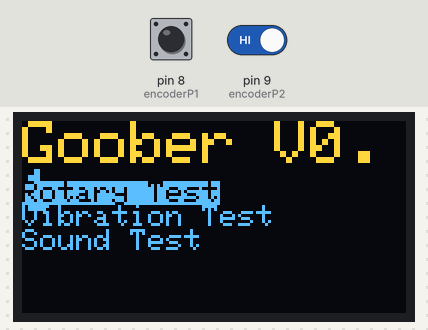
Recording of a sketch running on a simulated Arduino Nano, built with avr-gcc and run on an emulated ATmega328P. Shown: 128×64 one-colour display. Inputs (shaded band) come from the test bench; at power-on: pin 8 (encoderP1) HIGH, pin 9 (encoderP2) HIGH. The OLED is the two-colour kind (top 16 rows yellow); the display library's start-up logo is not drawn; what the sketch prints to the serial monitor is not drawn.

Above: at 2.1 s.
At 3.2 s:
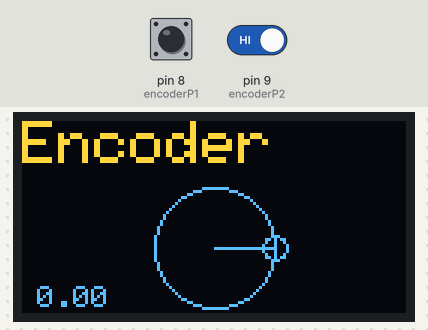
3.3 s: pin 8 (encoderP1) pulsed LOW 5 times (0.12 s each, 0.3 s apart)
At 5.2 s:
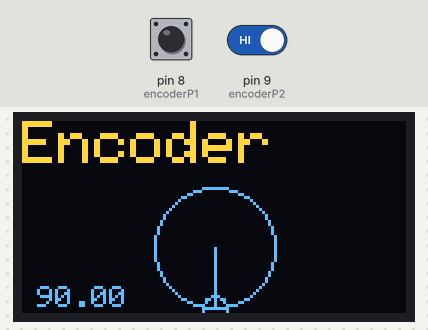
Timing chart, 0 to 6.7 s (numbered marks = the images above; inputs shaded):
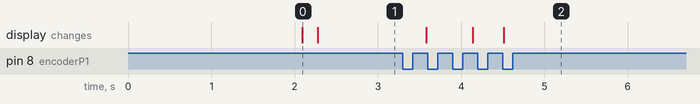

The sketch:

main.ino
```cpp
#include <SPI.h>
#include <Wire.h>
#include <Adafruit_GFX.h>
#include <Adafruit_SSD1306.h>

#define SSD1306_NO_SPLASH
#define SCREEN_WIDTH 128 // OLED display width, in pixels
#define SCREEN_HEIGHT 64 // OLED display height, in pixels

// NANO 19(SDA) 18 (SCL)
#define OLED_RESET     -1 // Reset pin # (or -1 if sharing Arduino reset pin)
#define SCREEN_ADDRESS 0x3C
Adafruit_SSD1306 display(SCREEN_WIDTH, SCREEN_HEIGHT, &Wire, OLED_RESET);

// Encoder
#define encoderP1  8
#define encoderP2  9
#define encoderBtn  10
volatile int lastEncoded = 0;
volatile long encoderValue = 0;
long lastEncoderValue = 0;

// Menu State
#define MENU_STATE_SELECT 0
#define MENU_STATE_ENCODER 1
byte menuState = 0;
int dl = 0;

// Encoder Test State
float selectedAngle = 0;
byte btnPressed = 0;
float rad = 0.0;


void setup() {
   Serial.begin(9600);

  // SSD1306_SWITCHCAPVCC = generate display voltage from 3.3V internally
  if(!display.begin(SSD1306_SWITCHCAPVCC, SCREEN_ADDRESS)) {
    Serial.println(F("SSD1306 allocation failed"));
    for(;;); // Don't proceed, loop forever

    //TODO: Play beep to indicate problem
  }

  display.display();
  delay(2000); // Pause for 2 seconds

  // Clear the buffer
  display.clearDisplay();

  displayMenu();

  //enable encoder
  pinMode(encoderP1, INPUT);
  pinMode(encoderP2, INPUT);

  digitalWrite(encoderP1, HIGH); //turn pullup resistor on
  digitalWrite(encoderP2, HIGH); //turn pullup resistor on

  //call updateEncoder() when any high/low changed seen
  //on interrupt 0 (pin 2), or interrupt 1 (pin 3)
  //attachInterrupt(digitalPinToInterrupt(encoderP1), updateEncoder, CHANGE);
  //attachInterrupt(digitalPinToInterrupt(encoderP2), updateEncoder, CHANGE);

  menuState = MENU_STATE_ENCODER;
}

void loop() {
  dl++;
  updateEncoder();

  if(dl > 10000){
    dl = 0;
    if(menuState == MENU_STATE_ENCODER) {
      processEncoderDemo();
    }
  }
}

void processEncoderDemo(void) {
  if(lastEncoderValue == 0){
    lastEncoderValue = encoderValue;
  }

  if(encoderValue > lastEncoderValue){
    selectedAngle = selectedAngle - 30;
    if(selectedAngle < 0){
      selectedAngle = 359;
    }
    lastEncoderValue = encoderValue;
    Serial.println(selectedAngle);
  } else if(encoderValue < lastEncoderValue){
    selectedAngle = selectedAngle + 30;
    if(selectedAngle > 359) {
      selectedAngle = 0;
    }
    lastEncoderValue = encoderValue;
    Serial.println(selectedAngle);
  }


  rad = toRads(selectedAngle);

  unsigned px = SCREEN_WIDTH/2 + cos(rad)*20;
  unsigned int py = SCREEN_HEIGHT/2 + 10 + sin(rad)*20;

  display.clearDisplay();
  display.setCursor(0,0);
  display.setTextSize(2);
  display.setTextColor(SSD1306_WHITE);
  display.println(F("Encoder"));

  display.drawCircle(SCREEN_WIDTH/2, SCREEN_HEIGHT/2 + 10, 20, SSD1306_WHITE);
  display.drawLine(SCREEN_WIDTH/2, SCREEN_HEIGHT/2 + 10, px, py, SSD1306_WHITE);
  display.drawCircle(px,py,4,SSD1306_WHITE);
  display.setCursor(5, 55);
  display.setTextSize(1);
  display.print(selectedAngle);
  display.display();
}

float toRads(float deg) {
  return deg / 360 * 2 * 3.14159267;
}

void updateEncoder(){
  int MSB = digitalRead(encoderP1); //MSB = most significant bit
  int LSB = digitalRead(encoderP2); //LSB = least significant bit

  int encoded = (MSB << 1) |LSB;

  //converting the 2 pin value to single number
  int sum = (lastEncoded << 2) | encoded;

  //adding it to the previous encoded value
  if(sum == 0b1101 || sum == 0b0100 || sum == 0b0010 || sum == 0b1011){
    encoderValue ++;
  }

  if(sum == 0b1110 || sum == 0b0111 || sum == 0b0001 || sum == 0b1000){
    encoderValue --;
  }

  lastEncoded = encoded; //store this value for next time
}

void displayMenu(void) {
  display.setTextColor(SSD1306_WHITE);
  display.cp437(true);

  // HEADER
  display.setCursor(0,0);
  display.setTextSize(2);
  display.println(F("Goober V0.1"));

  // Menu
  display.setCursor(0, 20);
  display.setTextSize(1);

  display.setTextColor(SSD1306_BLACK, SSD1306_WHITE);
  display.println(F("Rotary Test"));

  display.setTextColor(SSD1306_WHITE);
  display.println(F("Vibration Test"));
  display.println(F("Sound Test"));

  display.display();
}
```

Measured:
- after the input at 3.3 s, the display: first changes after 0.28 s (image 2 shows a later state)
